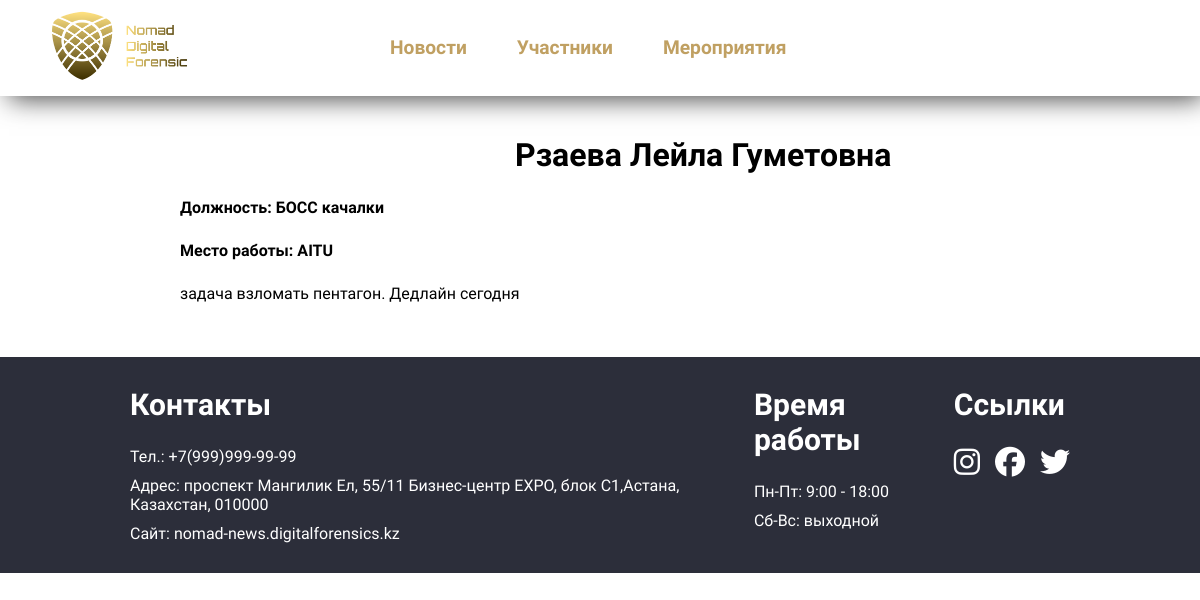
/Participant/3, run on an earlier commit of the app's database.
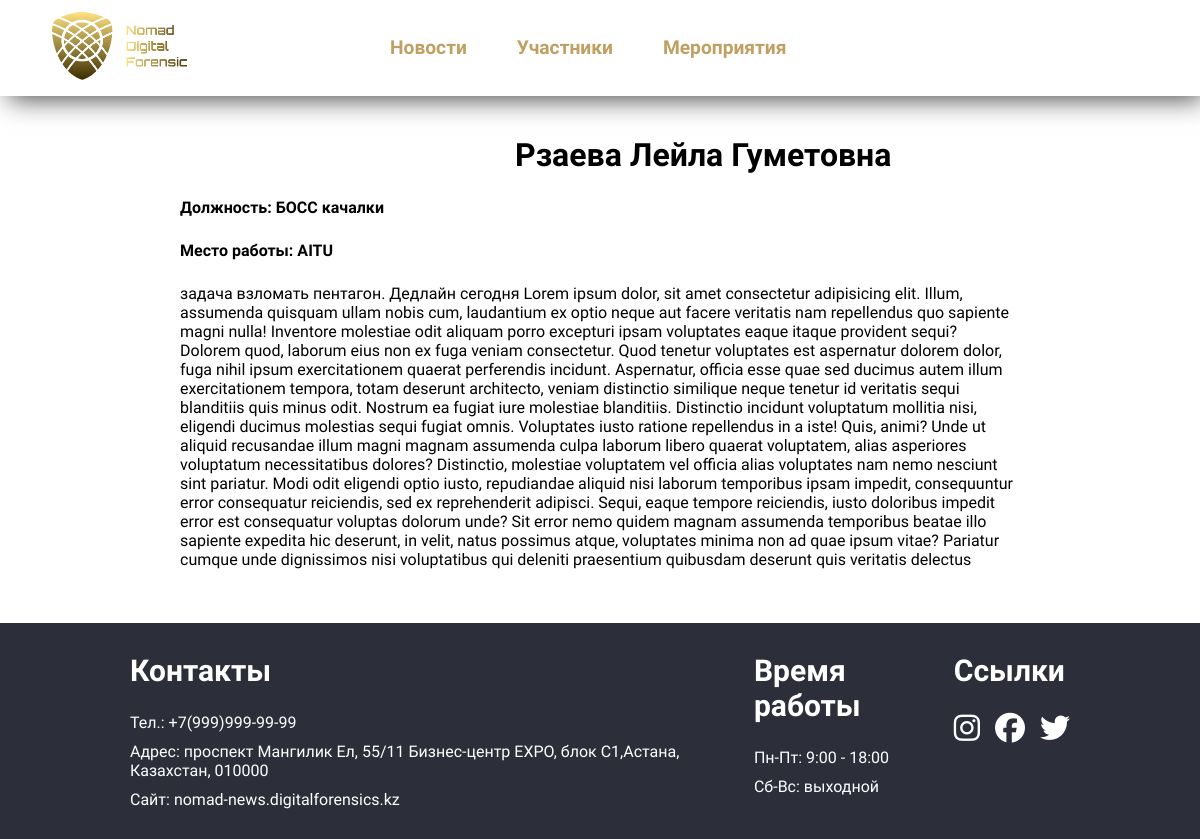
And on a later commit of the database.
### app/models.py (models this page shows, shortened)
class Participant(models.Model):
    full_name = models.CharField(max_length=255)
    position = models.CharField(max_length=255)
    work_place = models.CharField(max_length=255)
    description = CKEditor5Field()
    image = models.ImageField(upload_to='participants_images/', default='default_images/default_participant.png')
    pos_index = models.IntegerField(default=0)
    created_at = models.DateTimeField(auto_now_add=True)
    updated_at = models.DateTimeField(auto_now=True)
    class Meta:
        verbose_name = 'Участник'
        verbose_name_plural = 'Участники'

### app/views.py (the view)
# urls.py: path('Participant/<int:pk>', ParticipantView.as_view(), name='participant'),
class ParticipantView(generic.DetailView):
    template_name = 'participant.html'
    model = Participant
    context_object_name = 'participant'

### templates/participant.html (shortened to what this page needs)
{% extends 'base.html' %}
{% load static %}
{% block content %}
{% load custom_filters %}
<div class="all-news-container">
    <div class="news-content">
        <h1>{{ participant.full_name }}</h1>
        <h4>Должность: {{ participant.position }}</h4>
        <h4>Место работы: {{ participant.work_place }}</h4>
        <div class="news-text">
            <p>{{ participant.description|safe }}</p>
        </div>
    </div>
</div>
{% endblock %}

What changed in the data, as far as the page shows it:
changed Participant "Рзаева Лейла Гуметовна": description "задача взломать пентагон. Дедлайн сегодня" → "…взломать пентагон. Дедлайн сегодня Lorem ipsum dolor, sit amet consectetur adipisicing elit. Illum, assumenda quisquam ullam nobis cum, laudantium ex optio neque aut facere veritatis nam repellendus quo sapiente magni nulla! Inventore molestiae odit aliquam porro excepturi ipsam voluptates eaque itaque provident sequi? Dolorem quod, laborum eius non ex fuga veniam consectetur. Quod tenetur voluptates est aspernatur dolorem dolor, fuga nihil ipsum exercitationem quaerat perferendis incidunt. Aspernatur, officia esse quae sed ducimus autem illum exercitationem tempora, totam deserunt architecto, veniam distinctio similique neque tenetur id veritatis sequi blanditiis quis minus odit. Nostrum…"
